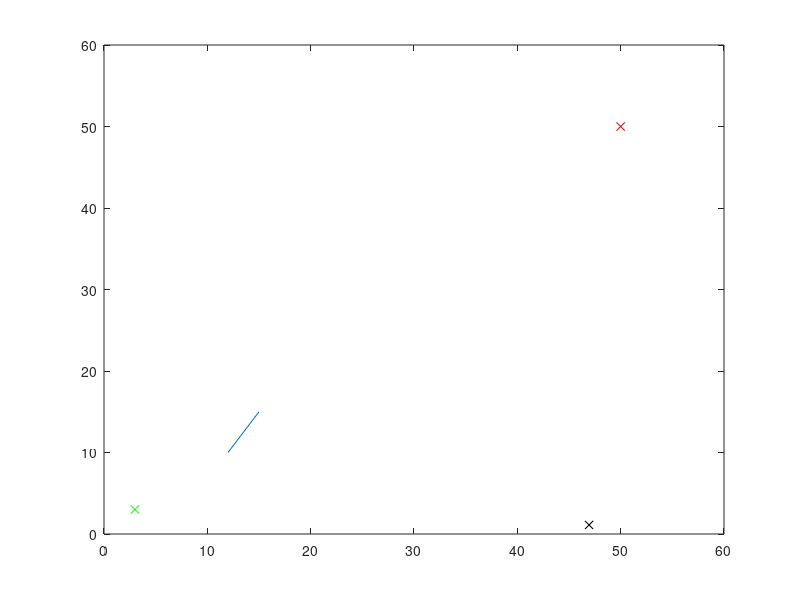

Recreate this plot in MATLAB. (Note: this script raises an error after producing the figure.)
%Belief Space Navigation
clear
close

x_start = [3;3; 0];
x_goal = [50; 50; 0];        %define goal region as a function of x, y position.
J = @(x,y) 128 - sqrt(x^2 + y^2);     %define cost function.
% always follow calculation of J with J = max(J, 0);
eps = 0.1;
max_iters = 100;        %number of iterations to run
count=1;
course = [0 0 50 50];     %course size - rectangular (x1 y1 x2 y2)
 chance_constraint = .05;   
% initialize vertices, nodes
V = {};             %cell array, each row is a vertex, and each element in the row is a node
n(1).x = x_start;       %node 1 is at x_start
n(1).parent = [1, 1];   %parent node is given by index in cell array v.
n(1).sigma = [.01; .01]; 
n(1).lambda = 0 + .01*randn(3,1);
n(1).SOC = 1;
n(1).cost = 0;
V{1,1} = n(1);
E = {};                 %list of edges between nodes. define by a list of intermediate points?
Q = [];                 %priority queue
%create obstacles - need to turn this into a function, create more complex
%obstacles.
obstacles(:,1) = linspace(12, 15, 25);
obstacles(:,2) = linspace(10, 15, 25);

%state space motion model
A = 1;
B = 1;
C = 1;
% x = [x_pos, y_pos, theta]'
% x(t) = x(t-1) + u(t-1)+w(t)
% z(t) = x(t) + v(t)
% where w is the process noise and v is the system noise, both assumed to be gaussian.


%plot a single line obstacle
plot([obstacles(1,1);obstacles(end,1)],[obstacles(1,2);obstacles(end,2)]);
hold on
plot(V{1,1}.x(1),V{1,1}.x(2), 'gx')
plot(x_goal(1), x_goal(2), 'rx')
axis([0 60 0 60])
while count <max_iters
   %sample a point
   x = rand(2,1); 
   x_new(1,1) = x(1,1)*(course(3) - course(1)) + course(1);
   x_new(2,1) = x(2,1)*(course(4) - course(2)) + course(2);
   x_new(3,1) = 0;
   
   %plot new point
   plot(x_new(1),x_new(2),'kx');
   %find nearest neighbor
    for i=1:(length(V))                            %iterates through each valid node 
      distance = norm(V{i,1}.x -  x_new);                  %finds length between vertex and new coordinate
        if (i==1) || (distance < mindist)               %1st iteration or distance is less than minimum dist
            mindist = distance;
            imin = i;
            v_nearest = V{i,1}.x;                           %chooses single closest point. Consider changing this to a k-nearest search
        end 
    end
    edge = connect(v_nearest, x_new); 
   %draw ellipses, propogate
   [success, x_ret] = propogate(edge, V{imin, 1}, x_new, chance_constraint, obstacles);
   if success == 1 %if there is a connection
        %add x_new to v
        %calculate properties of x_new (like cost, SOC)
            v_new = x_ret;  
            v_new.cost = norm(v_new.x - v_nearest);
            v_new.parent = imin;
%             v_new.SOC = v_new.cost*drain
            %need to write a length function.
%             V{end,1}.cost = len(E{end+1});
            V{end+1, 1} = v_new; %#ok<SAGROW>
        %add edge 
            E{end +1} = edge;    %#ok<SAGROW>
        %add x_new to queue
            Q(end+1) = length(V);
            Q = order(Q);
        %find all v within a radius
            c=10; %coefficient for radius of the ball
            num_nodes = size(V,1)*size(V,2);
            rad = c*(log(num_nodes)/num_nodes)^(1/2);
            %find all vertices within radius
            v_near = [];        %v_near stores the index of the vertex in V.
            for i=1:length(V) - 1;
                dist = norm(V{i,1}.x - v_new.x);
                if dist < rad
                   v_near(end+1) = i;  %#ok<SAGROW>
                end
            end
        %for all nearby vertices
        for k=1:length(v_near)
            %add edges
            e = connect(V{v_near(k),1}.x, V{end,1}.x);
            E{end + 1} = e;
            %update queue
            Q(end+1) = v_near(k);
        end
        %sort Q
        %while queue is not empty
        Q = order(Q);
        while (~isempty(Q)) 
            %n = pop from queue
            [n,Q] = pop(Q);
            for k=1:length(v_near) %for all vneighbor of v(n)
                e_near = connect(V{v_near(k)}.x, V{n}.x);
                %n = PROPOGATE(e_near, n)
                n_new = propogate(e_near, V{v_near(k)}, V{n}, chance_constraint, obstacles);
                %if APPENDBELIEF(v_near, n)
                    %add n to queue
                %end if
            
            end
        end
    end
   count = count +1;
end

mindist = 100;
for i=1:length(V)
   d = norm(V{i,1}.x - x_goal);
   if d<mindist
      mindist = d;
      i_goal= i;
   end
end
plot(V{i_goal,1}.x(1), V{i_goal,1}.x(2), 'ro')
V{i_goal,1}.x
par = V{i_goal, find(V{i_goal}.cost == min(V{i_goal}.cost))}.parent;
i=i_goal;
while par>1
    plot([V{i}.x(1);V{par}.x(1)],[V{i}.x(2);V{par}.x(2)], 'g')
    i = par;
    par = V{par,1}.parent;
end
plot([V{i}.x(1); x_start(1)], [V{i}.x(2); x_start(2)], 'g');

a=V{i_goal,1}.sigma(1); %horizontal radius
b=V{i_goal,1}.sigma(2); %vertical radius
x0=V{i_goal,1}.x(1); % x0,y0 ellipse centre coordinates
y0=V{i_goal,1}.x(2);
t=-pi:0.01:pi;
x=x0+a*cos(t);
y=y0+b*sin(t);
plot(x,y,'b')
